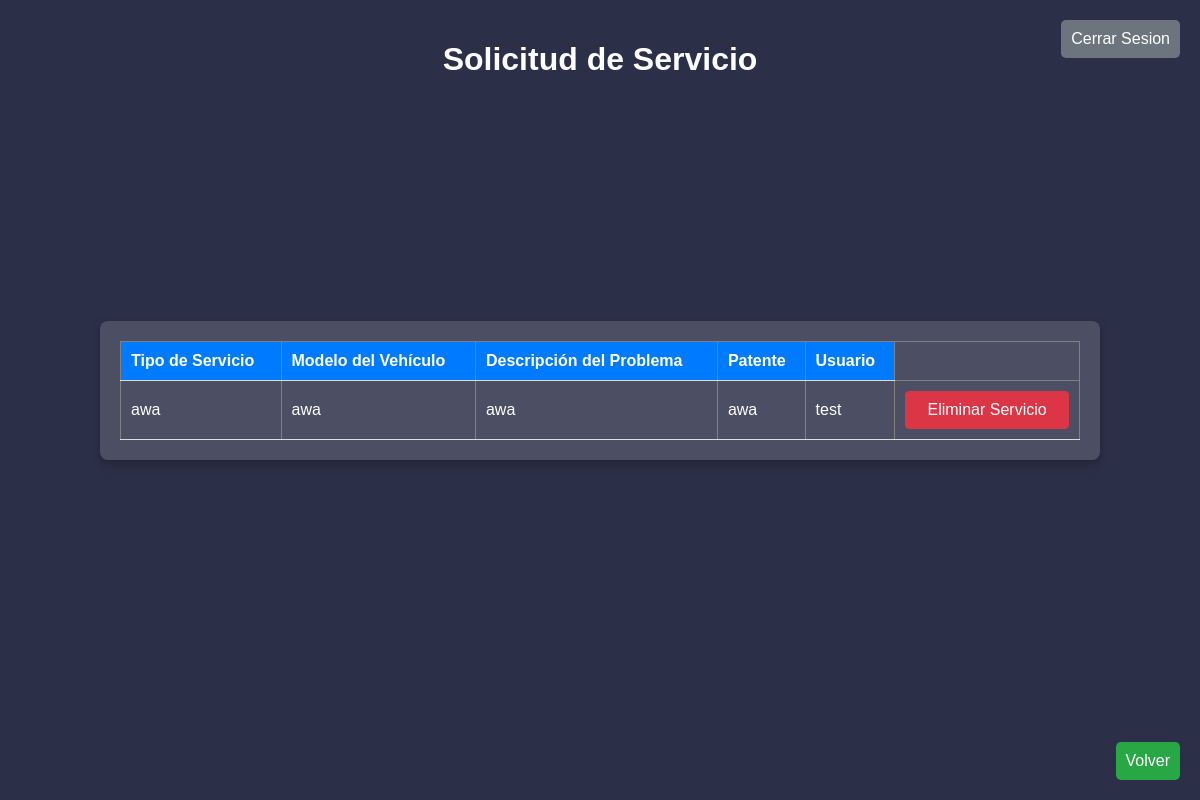
The app's page /user/service/request/view/ (signed in), older data.
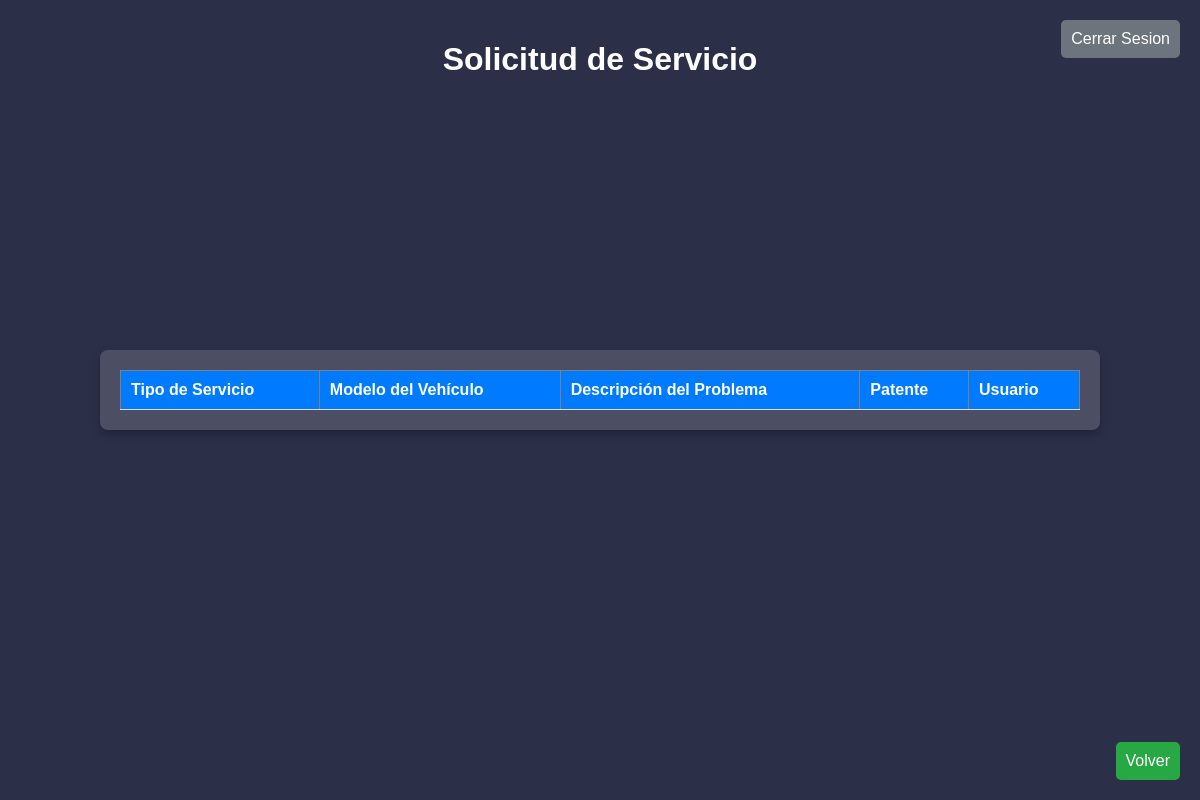
The same page, newer data.
### proyectoservi/models.py (models this page shows, shortened)
class Servicio(models.Model):
    tipo_servicio = models.CharField(max_length=100)
    modelo_vehiculo = models.CharField(max_length=100)
    descripcion_problema = models.TextField()
    patente = models.CharField(max_length=20)
    user = models.ForeignKey(User, on_delete=models.CASCADE)
    completado = models.BooleanField(default=False)
    fecha_creacion = models.DateTimeField(auto_now_add=True)

### proyectoservi/views.py (the view)
# urls.py: path('user/service/request/view/', views.view_request, name="view_request"),
@login_required
def view_request(request):
    user = request.user
    services = Servicio.objects.filter(user=user)
    context = {'services': services}
    return render(request, "view_request.html", context)

### proyectoservi/templates/view_request.html (shortened to what this page needs)
<!DOCTYPE html>
<html lang="es">
<head>
    {% load static %}
    <link rel="stylesheet" href="{% static 'css/view_request.css' %}">
</head>
<body>
    <button class="logout-button" onclick="location.href='/logout'">Cerrar Sesion</button>
    <div class="container">
        <h1>Solicitud de Servicio</h1>
        <table border="1">
            <thead>
                <tr>
                    <th>Tipo de Servicio</th>
                    <th>Modelo del Vehículo</th>
                    <th>Descripción del Problema</th>
                    <th>Patente</th>
                    <th>Usuario</th>
                </tr>
            </thead>
            <tbody>
                {% for service in services %}
                <tr>
                    <td>{{ service.tipo_servicio }}</td>
                    <td>{{ service.modelo_vehiculo }}</td>
                    <td>{{ service.descripcion_problema }}</td>
                    <td>{{ service.patente }}</td>
                    <td>{{ service.user }}</td>
                    <td>
                        <button class="danger-button" onclick="location.href='/user/service/request/view/delete/{{ service.id }}/'">Eliminar Servicio</button>
                    </td>
                </tr>
                {% endfor %}
            </tbody>
        </table>
    </div>
    <button class="go-back-button" onclick="location.href='/user/'">Volver</button>
</body>
</html>

Row changes from the older to the newer data that the page shows:
removed Servicio: tipo_servicio "awa", modelo_vehiculo "awa", descripcion_problema "awa", patente "awa", user "test"
